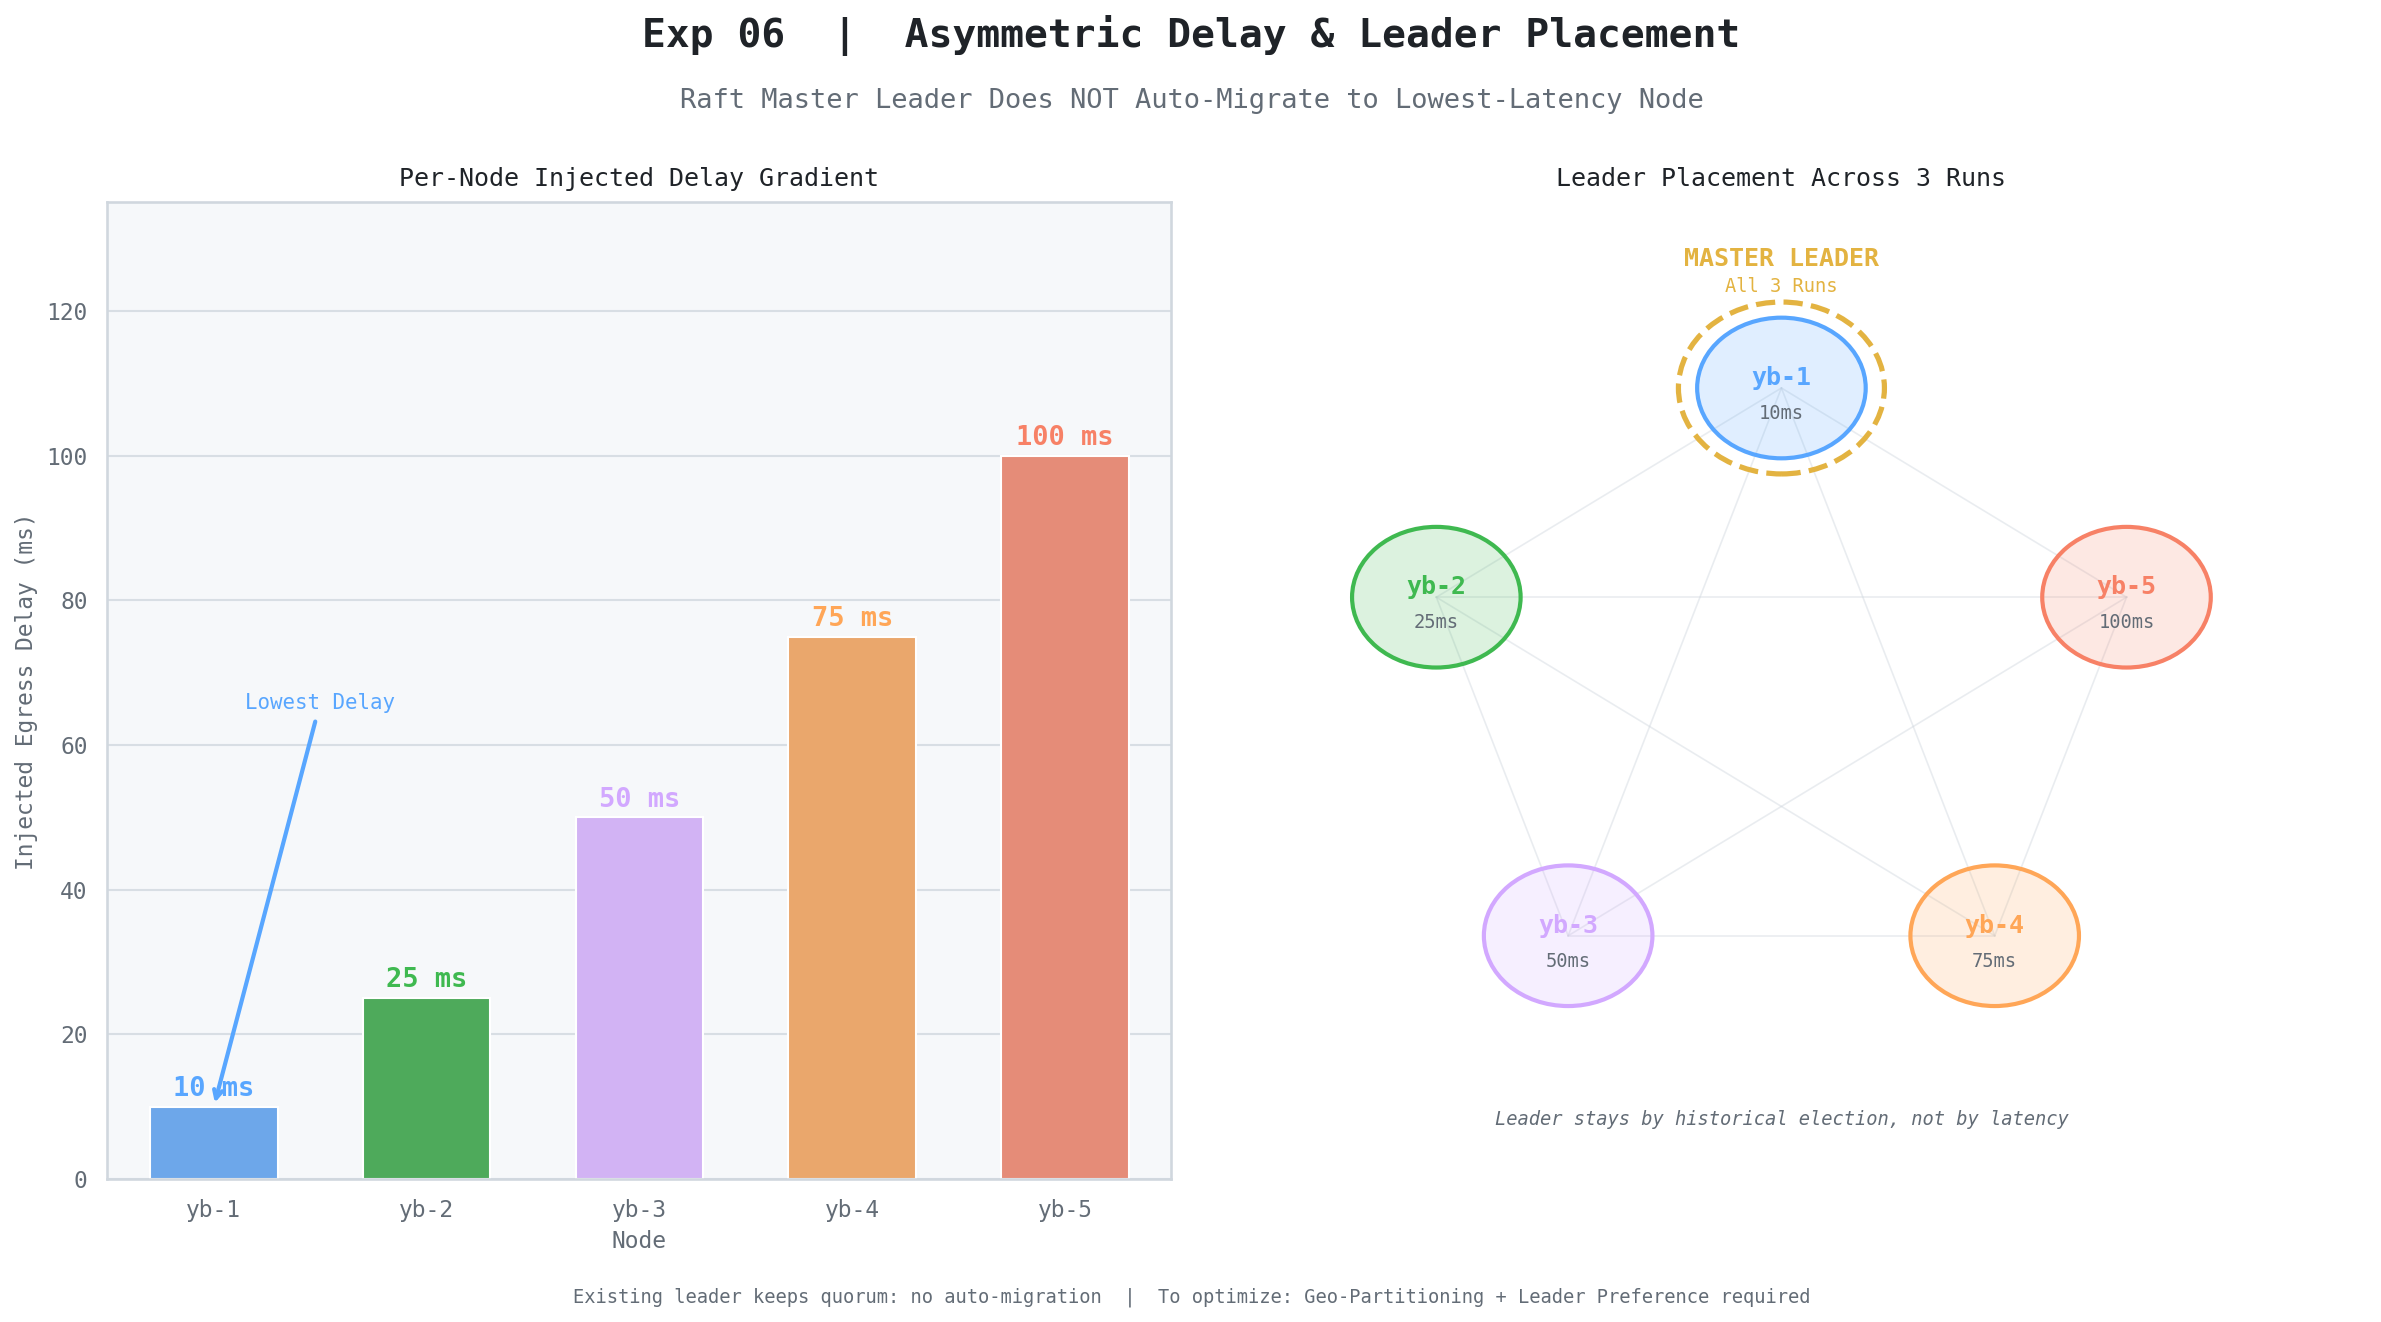

Source code (Python):
"""Exp 06 — Asymmetric Delay & Leader Placement"""
import seaborn as sns
import matplotlib.pyplot as plt
import pandas as pd
import numpy as np

BG, PANEL = '#ffffff', '#f6f8fa'
TEXT, MUTED, BORDER = '#1f2328', '#636c76', '#d0d7de'
PALETTE5 = ['#58a6ff', '#3fb950', '#d2a8ff', '#ffa657', '#f78166']
GOLD = '#e3b341'

RC = {
    'axes.facecolor': PANEL, 'figure.facecolor': BG,
    'axes.edgecolor': BORDER, 'grid.color': '#d8dee4',
    'text.color': TEXT, 'axes.labelcolor': MUTED,
    'xtick.color': MUTED, 'ytick.color': MUTED,
    'legend.facecolor': PANEL, 'legend.edgecolor': BORDER,
    'legend.labelcolor': TEXT, 'axes.unicode_minus': False,
    'font.family': 'monospace', 'font.size': 11,
}
sns.set_theme(style='darkgrid', palette=PALETTE5, rc=RC)

nodes  = ['yb-1', 'yb-2', 'yb-3', 'yb-4', 'yb-5']
delays = [10, 25, 50, 75, 100]
df = pd.DataFrame({'Node': nodes, 'Delay (ms)': delays})

fig, (ax_bar, ax_top) = plt.subplots(1, 2, figsize=(16, 9), facecolor=BG,
                                      gridspec_kw={'width_ratios': [1, 1.1]})
fig.text(0.5, 0.96, 'Exp 06  |  Asymmetric Delay & Leader Placement',
         ha='center', fontsize=19, fontweight='bold', color=TEXT)
fig.text(0.5, 0.915, 'Raft Master Leader Does NOT Auto-Migrate to Lowest-Latency Node',
         ha='center', fontsize=13, color=MUTED)

ax_bar.set_facecolor(PANEL)
for sp in ax_bar.spines.values(): sp.set_edgecolor(BORDER)
sns.barplot(data=df, x='Node', y='Delay (ms)', hue='Node',
            palette=PALETTE5, ax=ax_bar, dodge=False, legend=False, width=0.6)
for p, d, c in zip(ax_bar.patches, delays, PALETTE5):
    ax_bar.text(p.get_x() + p.get_width() / 2, d + 1.5,
                f'{d} ms', ha='center', fontsize=13, fontweight='bold', color=c)
ax_bar.annotate('Lowest Delay', xy=(0, 10), xytext=(0.5, 65),
                arrowprops=dict(arrowstyle='->', color=PALETTE5[0], lw=2),
                ha='center', fontsize=10, color=PALETTE5[0])
ax_bar.set_ylim(0, 135)
ax_bar.set_xlabel('Node', color=MUTED, fontsize=11)
ax_bar.set_ylabel('Injected Egress Delay (ms)', color=MUTED, fontsize=11)
ax_bar.set_title('Per-Node Injected Delay Gradient', color=TEXT, fontsize=12, pad=8)

ax_top.set_facecolor(PANEL)
for sp in ax_top.spines.values(): sp.set_edgecolor(BORDER)
ax_top.set_xlim(0, 10); ax_top.set_ylim(0, 10)
ax_top.axis('off')
ax_top.set_title('Leader Placement Across 3 Runs', color=TEXT, fontsize=12, pad=8)

angles = np.linspace(np.pi / 2, np.pi / 2 + 2 * np.pi, 5, endpoint=False)
cx, cy, r = 5, 5, 3.1
nxy = [(cx + r * np.cos(a), cy + r * np.sin(a)) for a in angles]

for i, j in [(i, j) for i in range(5) for j in range(i + 1, 5)]:
    ax_top.plot([nxy[i][0], nxy[j][0]], [nxy[i][1], nxy[j][1]],
                '-', color=BORDER, lw=0.8, alpha=0.45, zorder=0)

for i, ((nx, ny), c, nd, dl) in enumerate(zip(nxy, PALETTE5, nodes, delays)):
    ax_top.add_patch(plt.Circle((nx, ny), 0.72, color=c, alpha=0.18))
    ax_top.add_patch(plt.Circle((nx, ny), 0.72, fill=False, edgecolor=c, lw=2))
    ax_top.text(nx, ny + 0.1, nd, ha='center', va='center',
                fontsize=12, fontweight='bold', color=c)
    ax_top.text(nx, ny - 0.32, f'{dl}ms', ha='center', fontsize=9, color=MUTED)

lx, ly = nxy[0]
ax_top.add_patch(plt.Circle((lx, ly), 0.88, fill=False, edgecolor=GOLD, lw=2.5, ls='--'))
ax_top.text(lx, ly + 1.25, 'MASTER LEADER', ha='center',
            fontsize=12, color=GOLD, fontweight='bold')
ax_top.text(lx, ly + 0.98, 'All 3 Runs', ha='center', fontsize=9, color=GOLD)
ax_top.text(5, 0.55, 'Leader stays by historical election, not by latency',
            ha='center', fontsize=9, color=MUTED, style='italic')

fig.text(0.5, 0.03,
    'Existing leader keeps quorum: no auto-migration  |  To optimize: Geo-Partitioning + Leader Preference required',
    ha='center', fontsize=9, color=MUTED)

plt.tight_layout(rect=[0, 0.05, 1, 0.89])
plt.savefig('phase6_leader_placement_light.png', dpi=150, bbox_inches='tight', facecolor=BG)
plt.show()
print("Saved: phase6_leader_placement_light.png")
